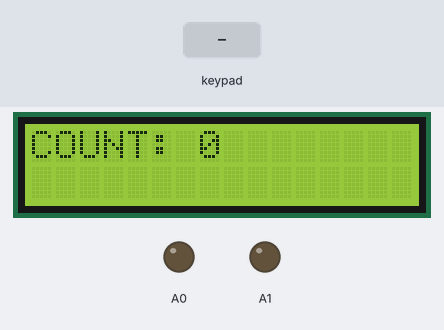
Bench run of a sketch on a simulated Arduino Uno, built with avr-gcc and run on an emulated ATmega328P. On the bench: 16×2 character LCD, output pins drawn as LEDs (lit = HIGH). Inputs (shaded band) come from the test bench.

Above: at 3.1 s.
3.2 s: keypad keys 7 6 5 4 D pressed 0.4 s apart
At 5.6 s:
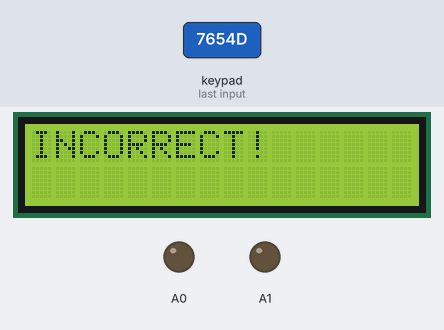
7.3 s: key '#' pressed
At 7.57 s:
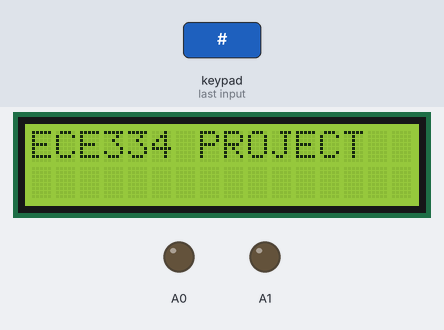
8.8 s: key '8' pressed
At 9.9 s:
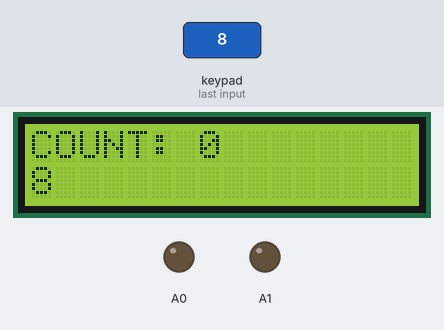
10.3 s: keypad keys 7 6 5 4 pressed 0.4 s apart
At 12.0 s:
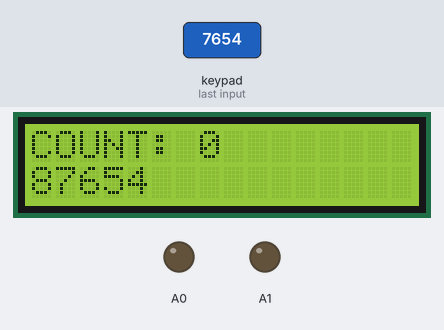
Timing chart, 0 to 13.5 s (numbered marks = the images above; inputs shaded):
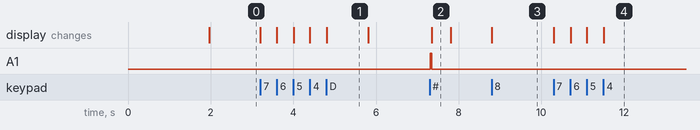

The sketch:

arduino_file.ino
```cpp
#include <Key.h>
#include <Keypad.h>
#include <LiquidCrystal.h>


LiquidCrystal lcd(13, 12, 11, 10, 9, 8);
const byte ROWS = 4;
const byte COLS = 4;
byte rowPins[ROWS] = {7, 6, 5, 4}; // connected rows to pins 7,6,5,4
byte colPins[ROWS] = {3, 2, 1, 0}; //connected cols to pins 3,2,1,0
char keys[ROWS][COLS] =
{
  {'7', '8', '9', 'A'},
  {'4', '5', '6', 'B'},
  {'1', '2', '3', 'C'},
  {'*', '0', '#', 'D'}
};

// for the board
//char keys[ROWS][COLS] =
//{
//  {'1', '2', '3', 'A'},
//  {'4', '5', '6', 'B'},
//  {'7', '8', '9', 'C'},
//  {'*', '0', '#', 'D'}
//};
Keypad kpd = Keypad(makeKeymap(keys), rowPins, colPins, ROWS, COLS);
String inputString;
String enteredString;

String regNo[30] = {"2017364053", "2017364106", "2017364110", "2017364030", "2017364034",
                   "2017364019", "2017364016", "2017364102", "2017364099", "2014364328",
                   "2017364068", "2017364081", "2017364065", "2017364057", "2017364082",
                   "2017234094", "2017234007", "2018234018", "2017234021", "2017234026",
                   "2017234076", "2017234034", "2017234073", "2017234098", "2017234069",
                   "2017234011", "2017234036", "2017234079"};
String enteredVals[30];

int count = 0;

void setup() {
//  Serial.begin(9600);
  inputString.reserve(10); // maximum number of digits in a reg number
  pinMode(A0, OUTPUT);
  pinMode(A1, OUTPUT);
  // put your setup code here, to run once:
  for (int k = 8; k < 14; k++)
  {
    pinMode(k, OUTPUT);
  }

  lcd.begin(16, 2);
  lcd.setCursor(0, 0);
  lcd.print("ECE334 PROJECT");
  delay(1900);
  lcd.clear();
  lcd.print(String("COUNT: ") + String(count));
  lcd.setCursor(0, 1);
}

void loop() {
  // put your main code here, to run repeatedly:
  char key = kpd.getKey();
//  if (key != NO_KEY) // if the key is pressed
  if (key == '0' || key == '1' || key == '2' || key == '3' || key == '4' || key == '5' || key == '6' || key == '7' || key == '8' || key == '9') { // we only want to print numeric keys
      inputString += key; // append the entered key to inputString
      lcd.print(key); // print the key when pressed
    }

  if (key == '*') // clear input incase there was a mistake in inputting reg number
  {
    lcd.clear();
    inputString = ""; // clear the already entered String of inputs
    lcd.setCursor(0, 0);
    lcd.print("ECE334 PROJECT");
    delay(0700);
    lcd.clear();
    lcd.print(String("COUNT: ") + String(count));
    lcd.setCursor(0, 1);
  }

  if (key == '#') // reset
  {
    count = 0; // reset the already counted values to zero
    reset();
    digitalWrite(A1, HIGH);
    delay(0050);
    digitalWrite(A1, LOW);
    lcd.clear();
    lcd.setCursor(0, 0);
    lcd.print("ECE334 PROJECT");
    delay(0700);
    lcd.clear();
    lcd.setCursor(0, 0);
    lcd.print(String("COUNT: ") + String(count));
    lcd.setCursor(0, 1);
  }

  if (key == 'D') // enter in values
  {
    verify(); // verify values and display
  }
}


void verify() {
  lcd.clear();
  if (inputString.length() == 10) { // if the length of the inputted reg number is 10
    enteredString = inputString; // convert the inputstring to int to enable us check if in the reg numbers register/array
    inputString = ""; // reset the inputstring to empty to enable us enter new values
    if (testRegNo(enteredString)) { // if the value entered is in list of reg numbers

      if (testEnteredVals(enteredString)) { // if the value has been entered before

        lcd.print("Already Entered!!!");// display that it has been entered before
        delay(0700);
        lcd.clear();
        lcd.setCursor(0, 0);
        lcd.print(String("COUNT: ") + String(count));
        lcd.setCursor(0, 1);
      }
      else {

        count = count + 1; // increase count if the reg number has not been entered before
        enteredVals[count] = enteredString; // add the reg number to list of counted regnos
        digitalWrite(A0, HIGH);
        delay(0050);
        lcd.clear();
        lcd.print("DONE");
        delay(1000);
        digitalWrite(A0, LOW);
        lcd.clear();
        lcd.setCursor(0, 0);
        lcd.print(String("COUNT: ") + String(count));
        lcd.setCursor(0, 1);
      }
    }
    else{
      lcd.clear();
      lcd.setCursor(0, 0);
      lcd.print("NOT IN GRP-4!");
      inputString = "";
      delay(1000);
      lcd.clear();
      lcd.setCursor(0, 0);
      lcd.print(String("COUNT: ") + String(count));
      lcd.setCursor(0, 1);
      }
    }
  else{
    lcd.clear();
    lcd.setCursor(0, 0);
    lcd.print("INCORRECT!");
    inputString = "";
    delay(1000);
    lcd.clear();
    lcd.setCursor(0, 0);
    lcd.print(String("COUNT: ") + String(count));
    lcd.setCursor(0, 1);
    }
}

bool testRegNo(String test) {
  for (int x = 0; x < 30; x++) {
    if (regNo[x] == test) {
      return true;
    }
  }
  return false;
}

bool testEnteredVals(String test) {
  for (int x = 0; x < 30; x++) {
    if (enteredVals[x] == test) {
      return true;
    }
  }
  return false;
}

void reset(){
  for(int i=0; i<30; ++i){
    enteredVals[i] = (char)0;
  }
  }
```

Measured:
- after the input at 3.2 s, the display: first changes at once (image 1 shows a later state)
- after the input at 7.3 s, A1: LOW → HIGH at once, → LOW 0.04 s later; the display: changes after 0.05 s (image 2)
- after the input at 8.8 s, the display: changes at once (image 3)
- after the input at 10.3 s, the display: first changes at once (image 4 shows a later state)
- what the display in image 1 shows lasts 1.0 s, from 4.8 s to 5.8 s
- what the display in image 2 shows lasts 0.4 s, from 7.4 s to 7.8 s
